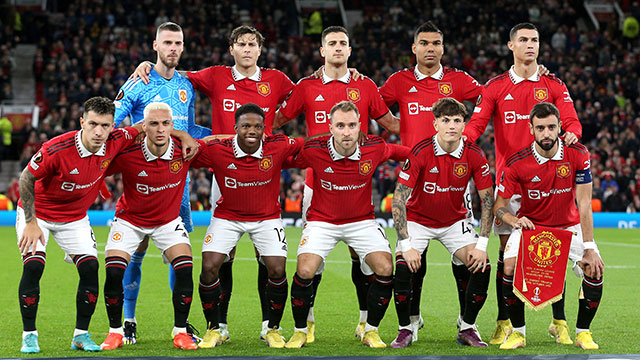
#> input picture photos/image.png, 640 x 360 px
$ python face_detact.py
#> lines starting #> are read from the running program, lines starting #| are printed output that depends on the picture; after the words box and inside, x2 and y2 are one past the last pixel; in counts of white or black regions, pixels touching at a corner belong together
import cv2 as cv

img = cv.imread("photos/image.png")
#> img is the input picture: shape (360, 640, 3); mean B, G, R 66.8, 85.3, 112.2

cv.imshow("person",img)

gray = cv.cvtColor(img,cv.COLOR_BGR2GRAY)
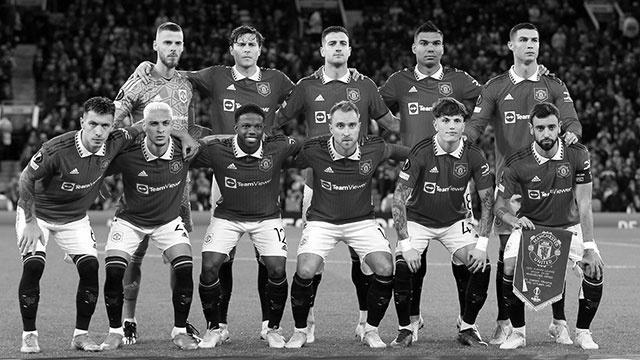
#> gray: shape (360, 640); min 0, max 255, mean 91.2
# cv.imshow("gray",gray)

haar_casades = cv.CascadeClassifier('haar_face.xml')

face_react = haar_casades.detectMultiScale(gray,scaleFactor=1.1, minNeighbors=3)
#> face_react = [[512, 27, 33, 33], [157, 31, 32, 32], [231, 32, 33, 33], [145, 112, 31, 31], [322, 31, 32, 32], [411, 29, 38, 38], [437, 109, 31, 31], [235, 113, 33, 33], [528, 114, 36, 36], [327, 112, 38, 38], [77, 109, 42, 42]]
print(f"Number of face found ={len(face_react)}")
#| Number of face found =11

for (x,y,w,h) in face_react:
    cv.rectangle(img, (x,y), (x+w,y+h), (0,255,0) , thickness=3)
#> this loop made 11 passes
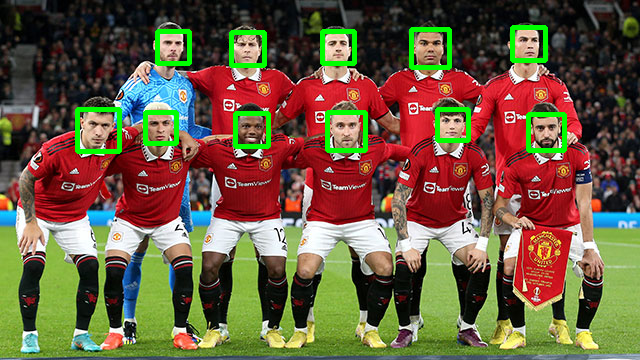
#> img: shape (360, 640, 3); 3.23% of pixels changed, all inside (x1, y1, x2, y2) = (75, 25, 567, 154)


cv.imshow("face detect", img)

cv.waitKey(0)

$ run again, with photos/EL GASING.png copied over photos/image.png
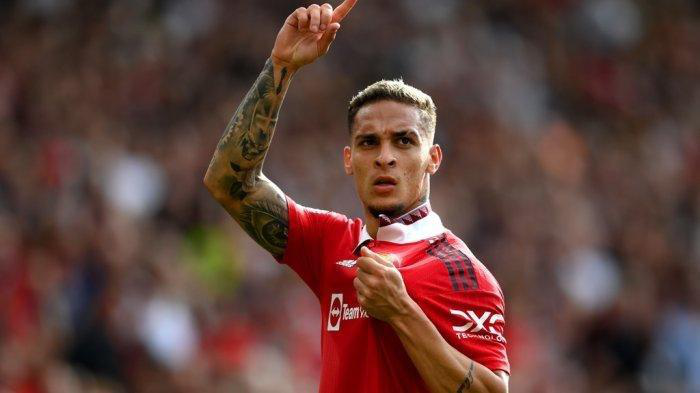
#> input picture photos/EL GASING.png, 700 x 393 px
#> img is the input picture: shape (393, 700, 3); mean B, G, R 59.2, 65, 95.7
#> `gray = cv.cvtColor(img,cv.COLOR_BGR2GRAY)`:
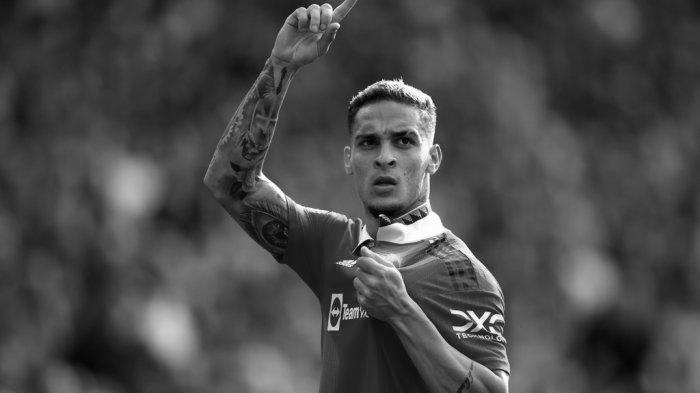
#> gray: shape (393, 700); min 0, max 255, mean 73.5
#> face_react = [[330, 100, 107, 107]]
#| Number of face found =1
#> the loop `for (x,y,w,h) in face_react:` made 1 pass
#> after the loop `for (x,y,w,h) in face_react:`:
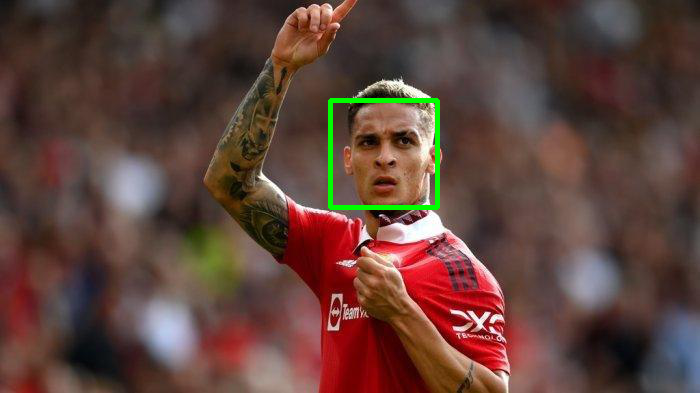
#> img: shape (393, 700, 3); 0.77% of pixels changed, all inside (x1, y1, x2, y2) = (328, 98, 440, 210)

$ run again, with photos/james-person-1.jpg saved as photos/image.png
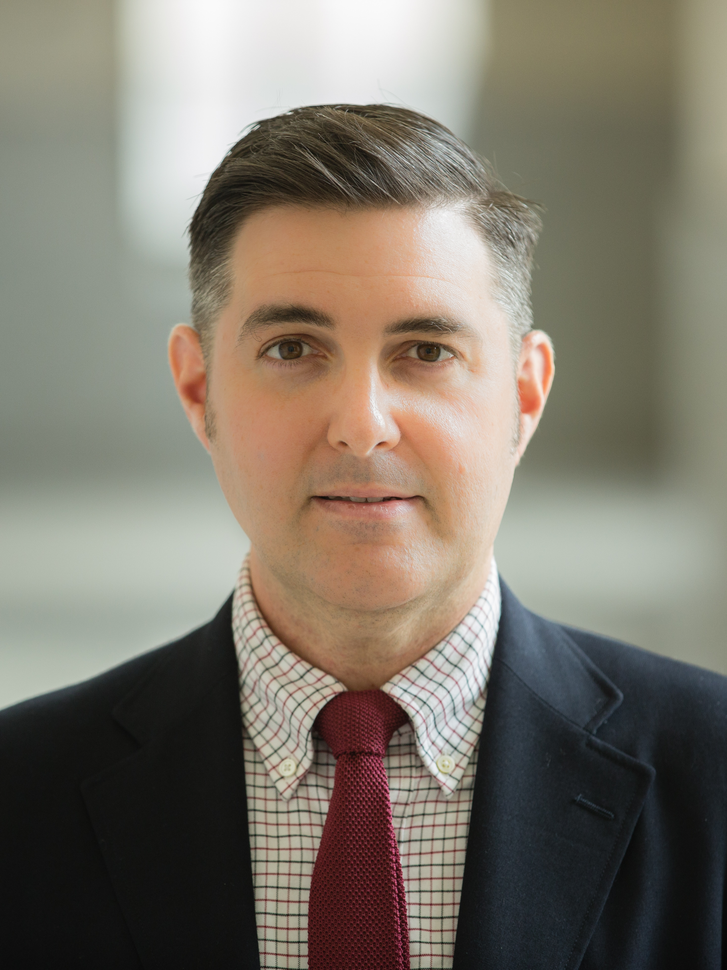
#> input picture photos/james-person-1.jpg, 727 x 970 px, shrunk from 2880 x 3840 before the run
#> img is the input picture: shape (970, 727, 3); mean B, G, R 107.5, 119.6, 126.7
#> `gray = cv.cvtColor(img,cv.COLOR_BGR2GRAY)`:
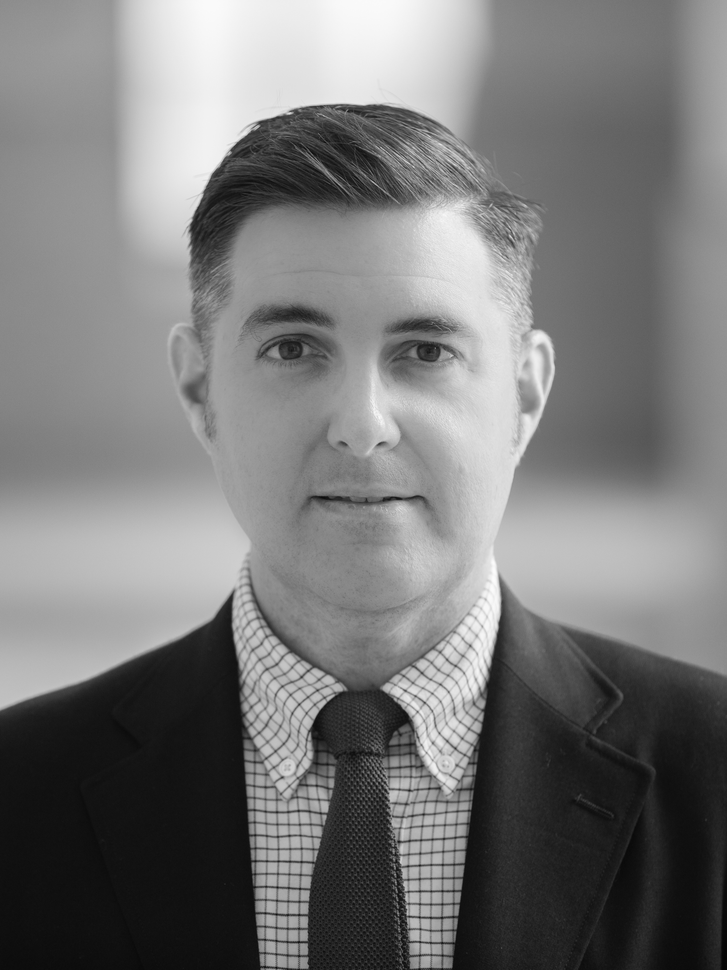
#> gray: shape (970, 727); min 4, max 252, mean 120.3
#> face_react = [[401, 756, 95, 95], [229, 742, 116, 116], [166, 203, 389, 389]]
#| Number of face found =3
#> the loop `for (x,y,w,h) in face_react:` made 3 passes
#> after the loop `for (x,y,w,h) in face_react:`:
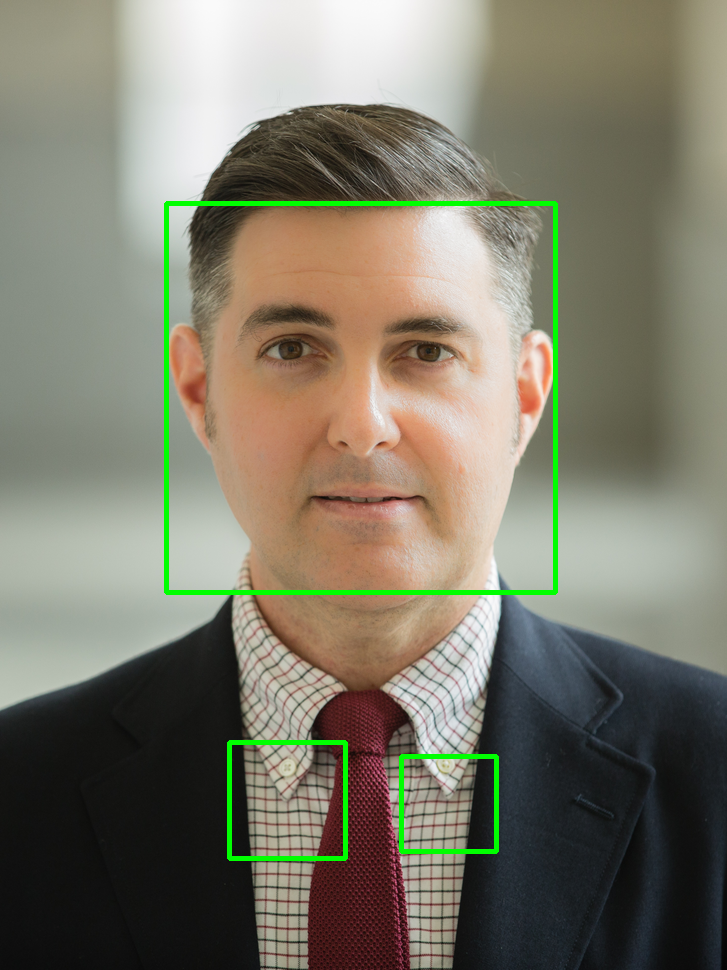
#> img: shape (970, 727, 3); 1.7% of pixels changed, all inside (x1, y1, x2, y2) = (164, 201, 558, 861)
